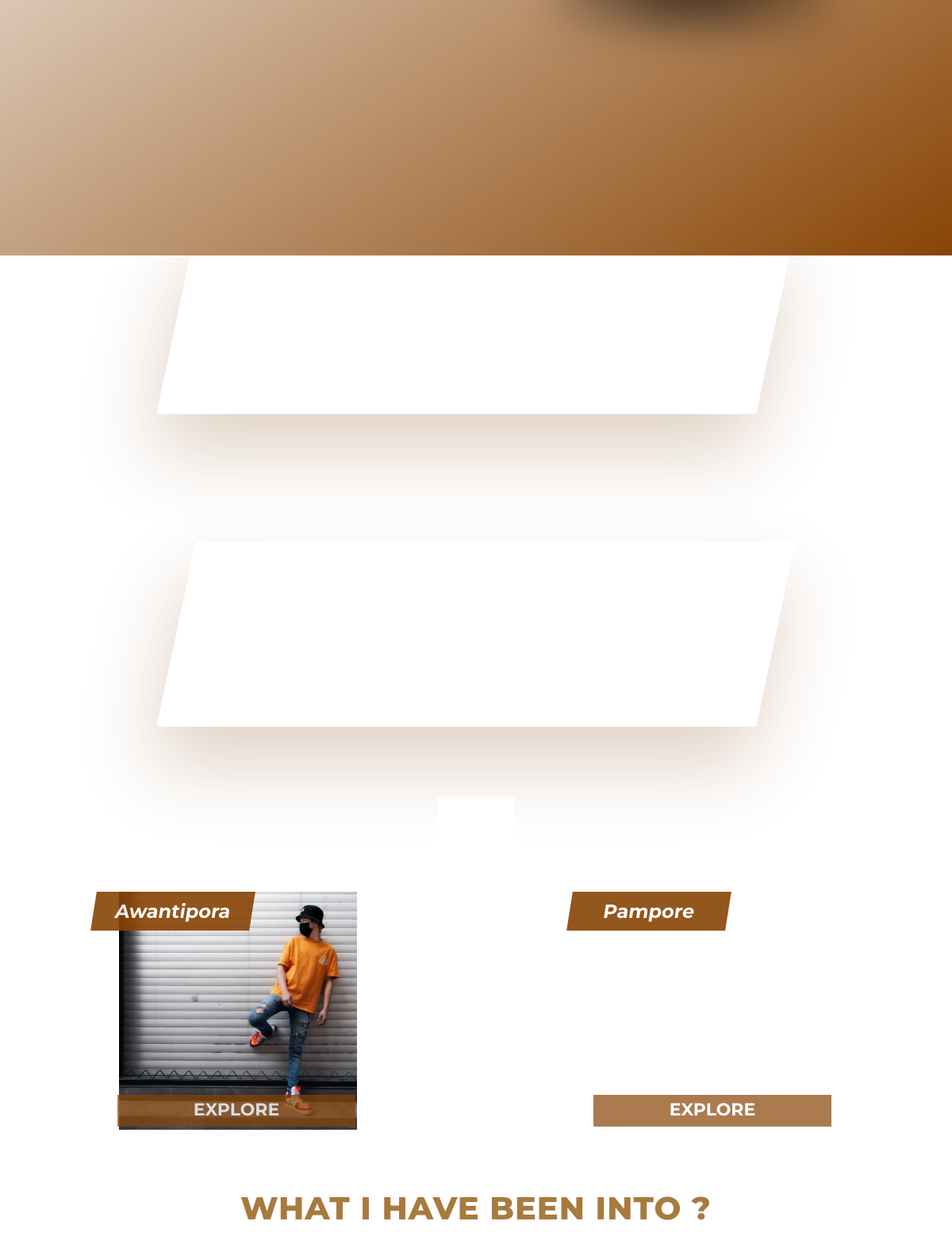
The app's page / (middle part), older data.
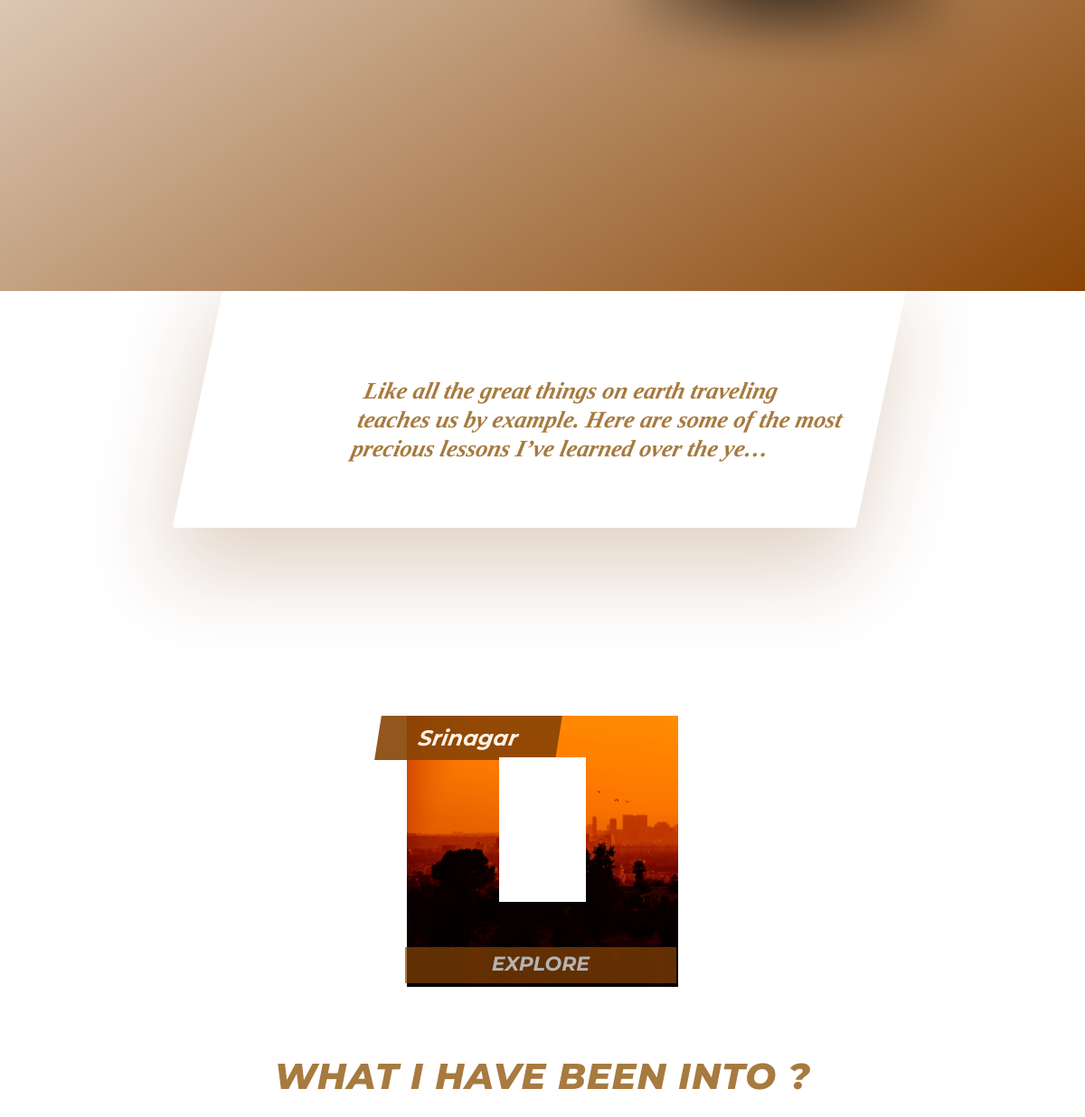
The same page, newer data.
### core/models.py (models this page shows, shortened)
class Places(models.Model):
    name = models.ForeignKey(City, related_name = 'places',on_delete=models.CASCADE)
    image_one = models.ImageField(upload_to='places')
    image_two = models.ImageField(upload_to='places',blank=True)
    image_three = models.ImageField(upload_to='places',blank=True)
    image_four = models.ImageField(upload_to='places',blank=True)
    description_one = models.CharField(max_length=1000 )
    description_two = models.CharField(max_length=1000)
    date = models.DateTimeField(auto_now=True)
    is_top_one = models.BooleanField(default=False)
    is_in_top_four = models.BooleanField(default=False)

class City(models.Model):
    name = models.CharField(max_length=200)
    def __str__(self):
        return self.name

class Blog(models.Model):
    name = models.CharField(max_length=200)
    image_one = models.ImageField(upload_to='blogs')
    body = RichTextUploadingField(blank=True)
    published_on = models.DateTimeField(auto_now=True)
    is_in_top_three = models.BooleanField(default=False)
    is_top_one = models.BooleanField(default=False)
    duration = models.CharField(max_length=20,blank=True)

### Blog/views.py (the view)
# urls.py: path('', views.ListTopBlogs.as_view(), name='top_blog_list'),
class ListTopBlogs(ListView):
    template_name = 'Blog/index.html'
    def get_queryset(self):
        places = Places.objects.filter(is_in_top_four=True).order_by('date')
        blogs = Blog.objects.filter(is_in_top_three=True).order_by('published_on')
        queryset_chain = chain( places, blogs)
        qs = sorted(queryset_chain, key=lambda instance:instance.pk)
        return qs

### Blog/templatetags/class_name.py (called while the page is built)
@register.filter()
def class_name(value):
    return value.__class__.__name__

### Blog/templates/Blog/index.html (shortened to what this page needs)
{% load static %}
{% load class_name %}
<!DOCTYPE html>
<html lang="en">
<head>
    <link rel="stylesheet" href="{% static 'css/style.css'%}">
    <link rel="stylesheet" href="https://cdnjs.cloudflare.com/ajax/libs/font-awesome/5.15.3/css/all.min.css" />
    <link rel="stylesheet" href="https://cdn.jsdelivr.net/npm/locomotive-scroll@3.2.5/dist/locomotive-scroll.min.css">
</head>
<body id="js-scroll">
    <div class="container">
  {% block content %}
    <main class="main">
        <div class="right column">
            <div class="wrapper">
                <div class="loader"></div>
            </div>
            <div class="square_one square">
                <div class="about_author">
                </div>
                <div class="image_mirage">
                </div>
            </div>
        </div>
    </div>
<section class="blogs-section">
    <div class="u-center-text ">
        <h2 class="header">
        </h2>
    </div>
<div class="smooth-scroll-wrapper">
    <div class="content">
        {% with object|class_name as klass %}
        {% for object in object_list %}
        {% if  object|class_name == 'Blog' %}
        <div class="containerr">
            <div class="imgg">
            </div>
            <div class="text_all">
                <h1 class="text">{{object.name}}</h1>
                <small class="text">{{object.duration|safe}}*</small>
                <p class="text">
                    {{object.body|safe|truncatechars:150}}
                </p>
            </div>
        </div>
        {% endif %}
        {% endfor %}
    </div>
</div>
</section>
<section class="travel">
    {% for object in object_list %}
{% if object|class_name == 'Places' %}
<div
    style = "min-height: 300px;
            background-image: url('{{ object.image_one.url }}');
            background-size: cover"
            class="box-one box">
    <div class="u-center-text ">
        <h2 class="travelheaderr">
           {{object.name}}
        </h2>
    </div>
    <div class="explore-travel">
        <a href="{% url 'places:detail_place' pk=object.pk %}">Explore </a>
    </div>
</div>
{% endif %}
{% endfor %}
{% endwith %}
</section>
<section class="whatihavebeeninto">
<div class="whatihavebeeninto2">
    <h1 class="h1whatihavebeeninto">
        What i have been into ?
    </h1>
</div>
</section>
{% endblock %}
</body>
</html>

Row changes from the older to the newer data that the page shows:
removed Places: image_one (picture), name "Awantipora"
removed Places: name "Pampore"
added Blog: body "Like all the great things on earth traveling teaches us by example. Here are some of the most precious lessons I’ve learned over the ye…"
added Places: name "Srinagar"
